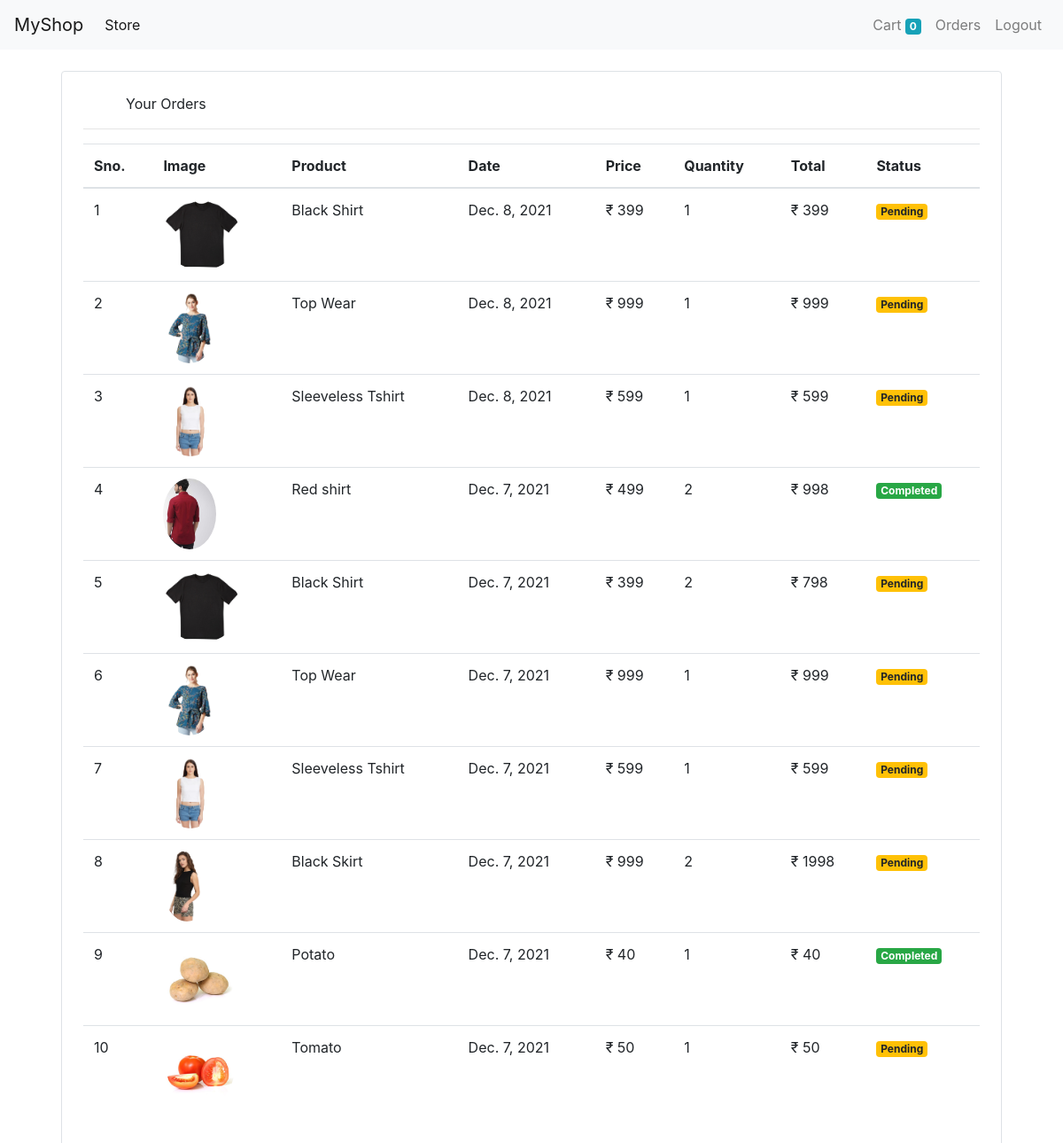
Screenshot of /orders (signed in) with the database file from the repository.
### store/models/orders.py (models this page shows, shortened)
class Order(models.Model):
    product = models.ForeignKey(Product, on_delete=models.CASCADE)
    customer = models.ForeignKey(Customer, on_delete=models.CASCADE)
    quantity = models.IntegerField(default=1)
    price = models.IntegerField()
    address = models.CharField(max_length=500, default='', blank= True)
    phone = models.CharField(max_length=15, default='', blank= True)
    date = models.DateField(default=datetime.datetime.today)
    status = models.BooleanField(default=False)
    @staticmethod
    def get_orders_by_customer(customer_id):
        return Order\
                .objects\
                .filter(customer = customer_id)\
                .order_by("-date")

### store/models/product.py (models this page shows, shortened)
class Product(models.Model):
    name = models.CharField(max_length=200)
    category = models.ForeignKey(Category, on_delete=CASCADE, default=1)
    price = models.IntegerField(default=0)
    description = models.CharField(max_length=500, default='',null=True,blank=True)
    image = models.ImageField(upload_to='uploads/products/')
    category = models.ForeignKey(Category, on_delete=CASCADE, default=1)

### store/views/orders.py (the view)
# urls.py: path('orders', OrderView.as_view() , name='orders'),
class OrderView(View):
    def get(self,request):
        customer = request.session.get('customer')
        orders = Order.get_orders_by_customer(customer)
        print(orders)
        return render(request, 'orders.html', {'orders' : orders})

### store/templatetags/custom_filter.py (called while the page is built)
@register.filter(name='currency')
def currency(number):
    return "₹ " + str(number)

@register.filter(name='multiply')
def multiply(number, number1):
    return number * number1

### store/templates/orders.html
{% extends 'base.html' %}
{% block content %}
{% load cart %}
{% load custom_filter %}
<div class ="container">
    <div class= "border rounded m-4 p-4">
        <p class="dispaly-4 pl-4 ml-4"> Your Orders </p>
        <hr>
        <table class="table">
            <thead>
                <tr>
                    <th>Sno.</th>
                    <th>Image</th>
                    <th>Product</th>
                    <th>Date</th>
                    <th>Price</th>
                    <th>Quantity</th>
                    <th>Total</th>
                    <th>Status</th>
                </tr>
            </thead>
            <tbody>
                {% for order in orders %}
                <tr>
                    <td> {{forloop.counter}} </td>
                    <td><img style="height: 80px;"class ="rounded-circle" src="{{ order.product.image.url }}" alt=""></td>
                    <td>{{ order.product.name }}</td>
                    <td>{{ order.date }}</td>
                    <td>{{ order.price|currency }}</td>
                    <td>{{ order.quantity }}</td>
                    <td>{{ order.quantity|multiply:order.price|currency }}</td>
                    {% if order.status %}
                        <td><small class='badge badge-success'>Completed</small></td>
                    {% else %}
                    <td><small class='badge badge-warning'>Pending</small></td>
                    {% endif %}
                </tr>
                {% endfor %}
            </tbody>
        </table>
    </div>
</div>
{% endblock %}

### store/templates/base.html (shortened to what this page needs)
<!doctype html>
<html lang="en">
  <head>
    <link rel="stylesheet" href="https://maxcdn.bootstrapcdn.com/bootstrap/4.0.0/css/bootstrap.min.css">
  </head>
  <body>
    <nav class="navbar navbar-expand-lg navbar-light bg-light">
  <a class="navbar-brand" href="/">MyShop</a>
  <div class="collapse navbar-collapse" id="navbarSupportedContent">
    <ul class="navbar-nav mr-auto">
      <li class="nav-item active">
        <a class="nav-link" href="/">Store <span class="sr-only">(current)</span></a>
      </li>
    </ul>
    <ul class="navbar-nav my-2 my-lg-0">
      {% if request.session.customer %}
      <li class="nav-item">
        <a class="nav-link" href="/cart">Cart
          <span class="badge badge-info">{{request.session.cart.keys|length}}</span>
          <span class="sr-only">(current)</span></a>
      </li>
      {% if request.session.customer %}
        <li class="nav-item">
          <a class="nav-link" href="/orders">Orders <span class="sr-only">(current)</span></a>
        </li>
      {% else %}
      <li class="nav-item">
        <a class="nav-link" href="/login">You Are Not Logged in!!! <span class="sr-only">(current)</span></a>
      </li>
      {% endif %}
      <li class="nav-item">
        <a class="nav-link" href="/logout">Logout <span class="sr-only">(current)</span></a>
      </li>
      {% endif %}
    </ul>
  </div>
</nav>
    {% block content %} {% endblock %}
  </body>
</html>

### rows the page displays
Order: product.image (picture), product.name "Black Shirt", date "Dec. 8, 2021", price "₹ 399", quantity "1", quantity|multiply "₹ 399", status "Pending"
Order: product.image (picture), product.name "Top Wear", date "Dec. 8, 2021", price "₹ 999", quantity "1", quantity|multiply "₹ 999", status "Pending"
Order: product.image (picture), product.name "Sleeveless Tshirt", date "Dec. 8, 2021", price "₹ 599", quantity "1", quantity|multiply "₹ 599", status "Pending"
Order: product.image (picture), product.name "Red shirt", date "Dec. 7, 2021", price "₹ 499", quantity "2", quantity|multiply "₹ 998", status "Completed"
Order: product.image (picture), product.name "Black Shirt", date "Dec. 7, 2021", price "₹ 399", quantity "2", quantity|multiply "₹ 798", status "Pending"
Order: product.image (picture), product.name "Top Wear", date "Dec. 7, 2021", price "₹ 999", quantity "1", quantity|multiply "₹ 999", status "Pending"
Order: product.image (picture), product.name "Sleeveless Tshirt", date "Dec. 7, 2021", price "₹ 599", quantity "1", quantity|multiply "₹ 599", status "Pending"
Order: product.image (picture), product.name "Black Skirt", date "Dec. 7, 2021", price "₹ 999", quantity "2", quantity|multiply "₹ 1998", status "Pending"
Order: product.image (picture), product.name "Potato", date "Dec. 7, 2021", price "₹ 40", quantity "1", quantity|multiply "₹ 40", status "Completed"
Order: product.image (picture), product.name "Tomato", date "Dec. 7, 2021", price "₹ 50", quantity "1", quantity|multiply "₹ 50", status "Pending"

### other values shown
{{ request.session.cart.keys|length }} "0"
